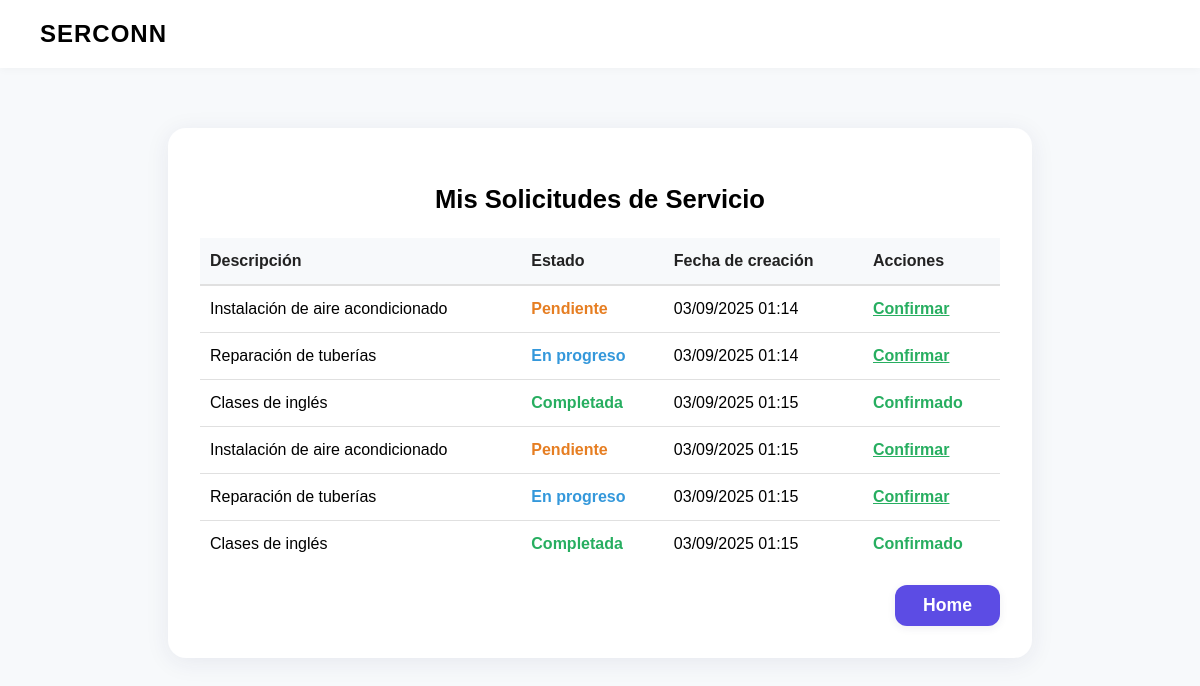
/dashboard/ (signed in), run on an earlier commit of the app's database.
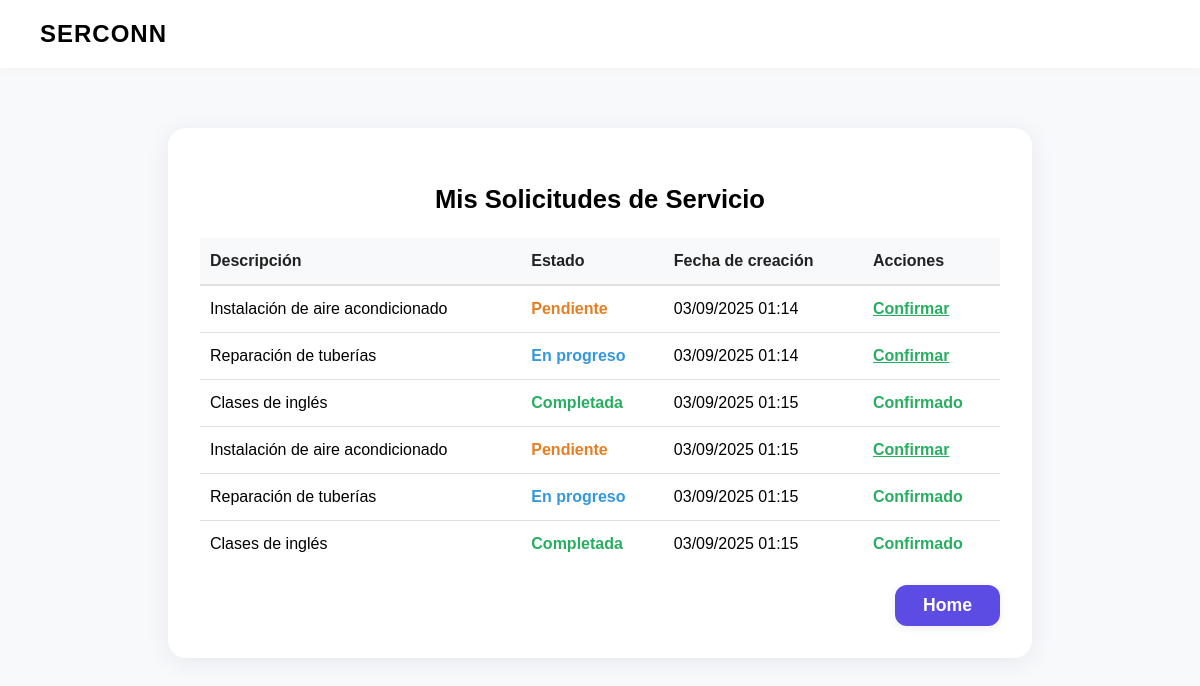
And on a later commit of the database.
### serconn_app/models.py (models this page shows, shortened)
class ServiceRequest(models.Model):
    STATUS_CHOICES = [
        ('pending', 'Pendiente'),
        ('in_progress', 'En progreso'),
        ('completed', 'Completada'),
        ('cancelled', 'Cancelada'),
    ]
    seeker = models.ForeignKey(
        settings.AUTH_USER_MODEL,
        on_delete=models.CASCADE,
        related_name='service_requests'
    )
    description = models.TextField()
    status = models.CharField(
        max_length=20,
        choices=STATUS_CHOICES,
        default='pending'
    )
    created_at = models.DateTimeField(auto_now_add=True)
    seeker_confirmed = models.BooleanField(default=False)
    provider_confirmed = models.BooleanField(default=False)

### serconn_app/views.py (the view)
# urls.py: path('dashboard/', seeker_dashboard, name='seeker_dashboard'),
@login_required
def seeker_dashboard(request):
    service_requests = ServiceRequest.objects.filter(seeker=request.user)
    return render(request, 'seeker_dashboard.html', {'service_requests': service_requests})

### serconn_app/templates/seeker_dashboard.html (shortened to what this page needs)
<!DOCTYPE html>
<html lang="es">
<head>
</head>
<body>
    <div class="header">
    SERCONN
</div>
    <div class="dashboard-container">
        <h1>Mis Solicitudes de Servicio</h1>
        <table>
            <tr>
                <th>Descripción</th>
                <th>Estado</th>
                <th>Fecha de creación</th>
                <th>Acciones</th>
            </tr>
            {% for request in service_requests %}
            <tr>
                <td>{{ request.description }}</td>
                <td class="status-{{ request.status }}">{{ request.get_status_display }}</td>
                <td>{{ request.created_at|date:"d/m/Y H:i" }}</td>
                <td>
                    {% if not request.seeker_confirmed and user == request.seeker %}
                        <a href="{% url 'confirm_service' request.pk %}" style="color:#27ae60;font-weight:bold;">Confirmar</a>
                    {% elif request.seeker_confirmed %}
                        <span style="color:#27ae60;font-weight:bold;">Confirmado</span>
                    {% endif %}
                </td>
            </tr>
            {% empty %}
            <tr class="empty-row">
                <td colspan="4">No tienes solicitudes de servicio.</td>
            </tr>
            {% endfor %}
        </table>
        <div style="width: 100%; display: flex; justify-content: flex-end; margin-top: 18px;">
            <a href="{% url 'service_search' %}"
               style="background: #5c4ce4; color: #fff; font-weight: bold; padding: 10px 28px; border-radius: 12px; text-decoration: none; font-size: 1.1rem; box-shadow: 0 2px 8px rgba(44,44,84,0.08); transition: background 0.2s;">
                Home
            </a>
        </div>
    </div>
</body>
</html>

What changed in the data, as far as the page shows it:
changed ServiceRequest (number 5 of 6 on the later page): seeker_confirmed "Confirmar" → "Confirmado"
